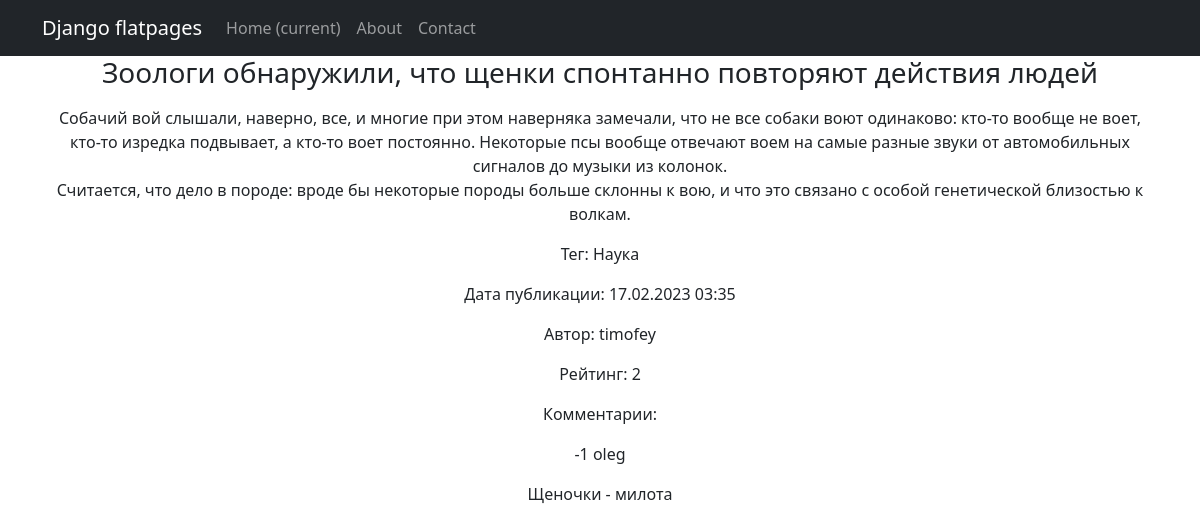
The page /news/2 on the database its author committed.
### news/models.py (models this page shows, shortened)
class Post(models.Model):
    POST_TYPES = (
        ('N', 'News'),
        ('A', 'Article'),
    )
    post_type = models.CharField(max_length=1, choices=POST_TYPES)
    headline = models.CharField(max_length=255)
    body_text = models.TextField()
    pub_date = models.DateTimeField(auto_now_add=True)
    author = models.ForeignKey(Author, on_delete=models.CASCADE)
    category = models.ManyToManyField(Category, through='PostCategory')
    rating = models.IntegerField(default=0)

class Category(models.Model):
    name = models.CharField(max_length=50, unique=True)
    def __str__(self):
        return self.name

class Author(models.Model):
    user = models.OneToOneField(User, on_delete=models.CASCADE)
    rating = models.FloatField(default=0.0)
    def __str__(self):
        return self.user.username

class Comment(models.Model):
    text = models.TextField()
    date = models.DateTimeField(auto_now_add=True)
    rating = models.IntegerField(default=0)
    post = models.ForeignKey(Post, on_delete=models.CASCADE, related_name='comments')
    user = models.ForeignKey(User, on_delete=models.CASCADE)

### news/views.py (the view)
# urls.py: path('<pk>', NewsDetail.as_view()),
class NewsDetail(DetailView):
    model = Post
    template_name = 'post.html'
    context_object_name = 'post'

### news/censor.py (called while the page is built)
def censor_list():
    cens_list = []
    for i in _list:
        cens_list.append(i[1])
    return cens_list

### news/templatetags/custom_filters.py (called while the page is built)
@register.filter()
def censor(text):
    for word in text.split():
        if word in censor_list():
            text = text.replace(word, f'{word[0]}{"*"*(len(word)-1)}')
    return text

### templates/post.html (shortened to what this page needs)
{% extends 'flatpages/default.html' %}
{% load custom_filters %}
{% block content %}
    <h3>{{ post.headline|censor|linebreaks }}</h3>
    <p>{{ post.body_text|censor|linebreaks }}<p>
    {% for category in post.category.all %}
        <p>Тег: {{ category }}</p>
    {% endfor %}
    <p>Дата публикации: {{ post.pub_date|date:"d.m.Y" }} {{ post.pub_date|time:"H:i" }}<p>
    <p>Автор: {{ post.author }}</p>
    <p>Рейтинг: {{ post.rating }}</p>
    <p>Комментарии:</p>
    {% for comment in post.comments.all %}
        <p>{{ comment.rating }} {{ comment.user }}</p>
        <p>{{ comment.text|censor|linebreaks }}</p>
    {% endfor %}
{% endblock content %}

### rows shown on the page
Post: headline|censor "Зоологи обнаружили, что щенки спонтанно повторяют действия людей", body_text|censor "Собачий вой слышали, наверно, все, и многие при этом наверняка замечали, что не все собаки воют одинаково: кто-то вообще не воет, кто-то изредка подвывает, а кто-то воет постоянно. Некоторые псы вообще отвечают воем на самые разные звуки от автомобильных сигналов до музыки из колонок. Считается, что дело в породе: вроде бы некоторые породы больше склонны к вою, и что это связано с особой генетической близостью к волкам.", pub_date "17.02.2023", pub_date "03:35", author "timofey", rating "2"
Category: name "Наука"
Comment: rating "-1", user "oleg", text|censor "Щеночки - милота"
